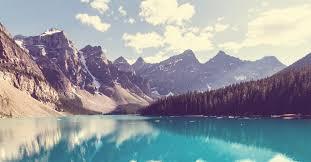
#> input picture Opencv/download3.png, 311 x 162 px, found by its file name
$ python prymid.py
#> lines starting #> are read from the running program, lines starting #| are printed output that depends on the picture
import cv2

path=r"D:\Users\YOGESH GAUR\PycharmProjects\opencv\download3.png"
img = cv2.imread(path)
#> img is the input picture: shape (162, 311, 3); mean B, G, R 160.3, 155.7, 149.4

small = cv2.pyrDown(img)
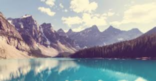
#> small: shape (81, 156, 3); mean B, G, R 160.4, 155.8, 149.7
large = cv2.pyrUp(img)
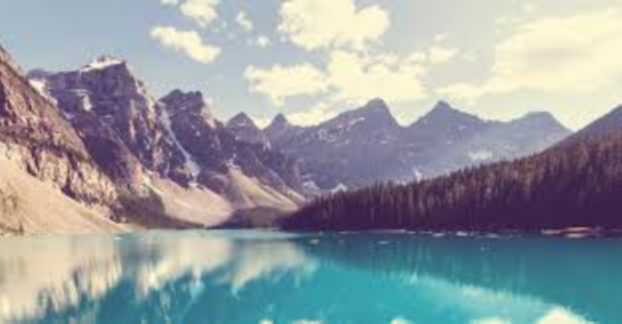
#> large: shape (324, 622, 3); mean B, G, R 160.3, 155.7, 149.2

cv2.imshow('Original Image',img)
cv2.imshow('Small Image',small)
cv2.imshow('Large Image',large)

cv2.waitKey(0)
cv2.destroyAllWindows()

$ run again, with Opencv/download1.png copied over Opencv/download3.png
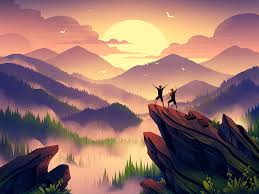
#> input picture Opencv/download1.png, 259 x 194 px, found by its file name
#> img is the input picture: shape (194, 259, 3); mean B, G, R 105.5, 110.5, 146.1
#> `small = cv2.pyrDown(img)`:
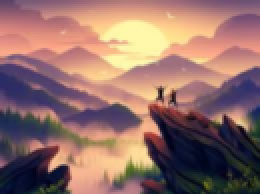
#> small: shape (97, 130, 3) (shown 2 times larger); mean B, G, R 105.6, 110.4, 146.2
#> `large = cv2.pyrUp(img)`:
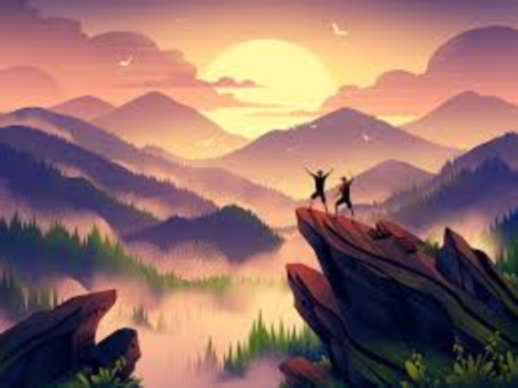
#> large: shape (388, 518, 3); mean B, G, R 105.5, 110.5, 146.1

$ run again, with Opencv/aman.jpg saved as Opencv/download3.png
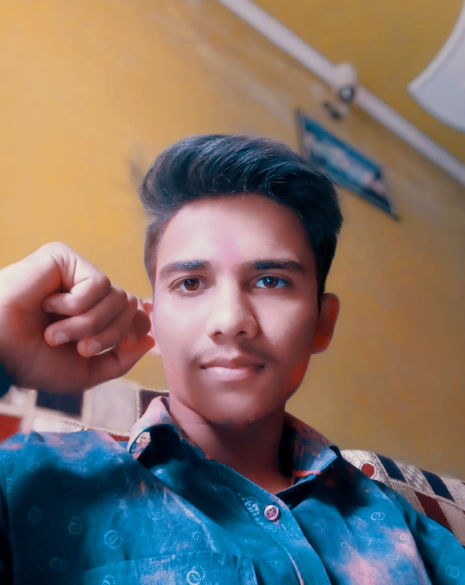
#> input picture Opencv/aman.jpg, 929 x 1169 px, found by its file name (shown at 1/2 size)
#> img is the input picture: shape (1169, 929, 3); mean B, G, R 103.9, 112.3, 125.9
#> `small = cv2.pyrDown(img)`:
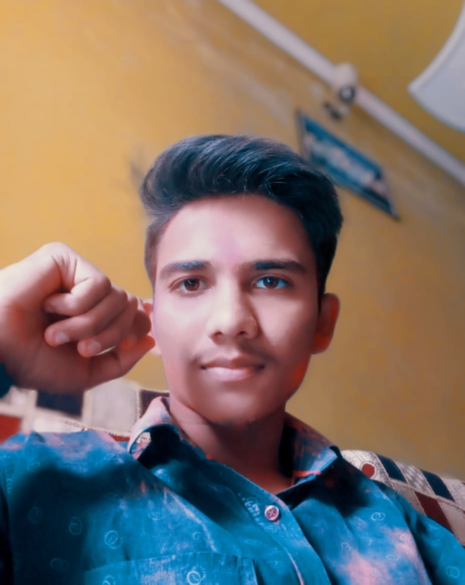
#> small: shape (585, 465, 3); mean B, G, R 104, 112.4, 125.9
